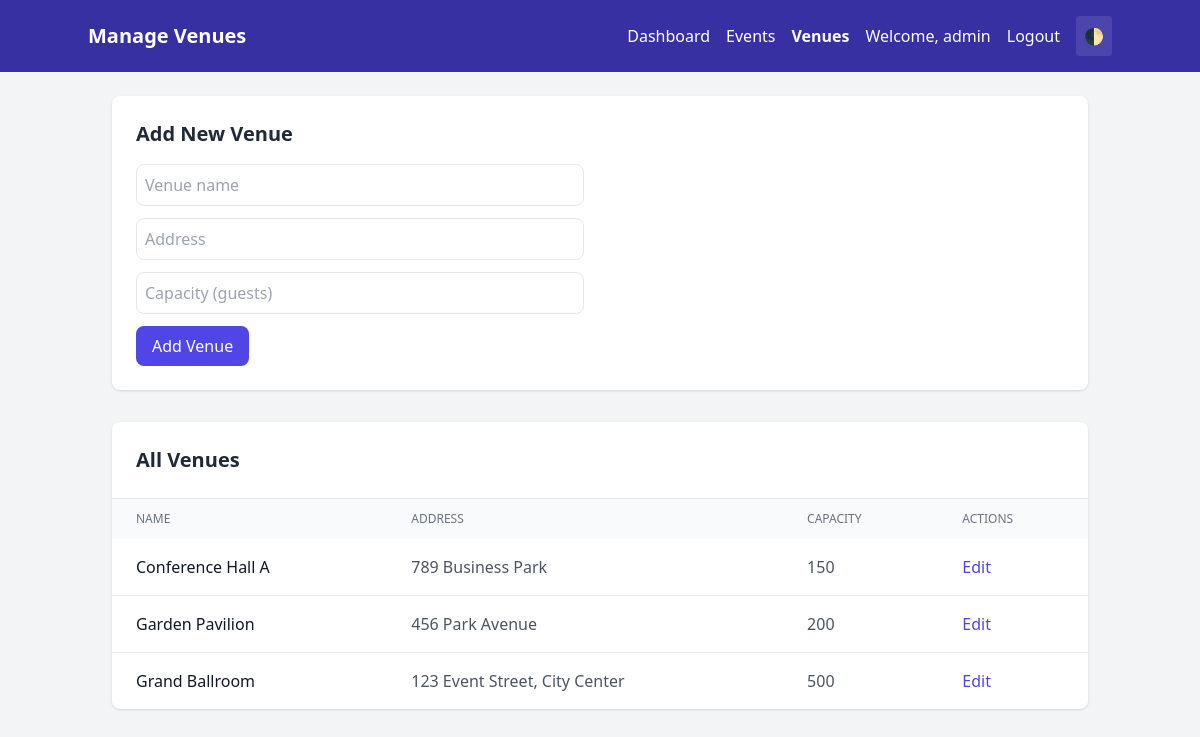
Screenshot of /admin/venues (signed in) with the database file from the repository.
### tables this page shows
CREATE TABLE venues(
            id INTEGER PRIMARY KEY AUTOINCREMENT,
            name TEXT NOT NULL,
            address TEXT NOT NULL,
            capacity INTEGER NOT NULL,
            created_at TIMESTAMP DEFAULT CURRENT_TIMESTAMP
        );

### app.py (the view, shortened to what this page needs)
@app.route("/admin/venues", methods=["GET", "POST"])
def admin_venues():
    if "admin" not in session:
        flash("Admin access required", "error")
        return redirect("/admin")
    conn = None
    try:
        conn = get_db()
        venues_list = conn.execute("SELECT * FROM venues ORDER BY name").fetchall()
        return render_template("admin_venues.html", venues=venues_list)
    finally:
        close_db_connection(conn)

### app.py (called while the page is built)
def get_db():
    conn = sqlite3.connect(Config.DATABASE, timeout=20.0)
    conn.row_factory = sqlite3.Row
    conn.execute('PRAGMA journal_mode=WAL;')
    return conn

def close_db_connection(conn):
    if conn:
        try:
            conn.close()
        except:
            pass

### templates/admin_venues.html (shortened to what this page needs)
<!DOCTYPE html>
<html lang="en">
<head>
    <script src="https://cdn.tailwindcss.com"></script>
</head>
<body class="bg-gray-100 dark:bg-gray-900 min-h-screen transition-colors">
<nav class="bg-indigo-800 dark:bg-indigo-900 text-white p-4">
    <div class="container mx-auto flex justify-between items-center">
        <h1 class="text-xl font-bold">Manage Venues</h1>
        <div class="space-x-4 flex items-center">
            <a href="/admin_dashboard" class="hover:underline">Dashboard</a>
            <a href="/admin/events" class="hover:underline">Events</a>
            <a href="/admin/venues" class="hover:underline font-semibold">Venues</a>
            <span>Welcome, {{ session.username }}</span>
            <a href="/logout" class="hover:underline">Logout</a>
            <button type="button" onclick="toggleDark()" class="p-2 rounded bg-white/10 hover:bg-white/20" title="Toggle dark mode">🌓</button>
        </div>
    </div>
</nav>
<div class="container mx-auto p-6">
    <div class="bg-white dark:bg-gray-800 rounded-lg shadow p-6 mb-8">
        <h2 class="text-xl font-semibold text-gray-800 dark:text-gray-100 mb-4">Add New Venue</h2>
        <form method="POST" class="space-y-3 max-w-md">
            <input name="name" placeholder="Venue name" required
                   class="w-full p-2 border dark:border-gray-600 rounded-lg bg-white dark:bg-gray-700 text-gray-900 dark:text-gray-100 focus:ring-2 focus:ring-indigo-500">
            <input name="address" placeholder="Address" required
                   class="w-full p-2 border dark:border-gray-600 rounded-lg bg-white dark:bg-gray-700 text-gray-900 dark:text-gray-100 focus:ring-2 focus:ring-indigo-500">
            <input name="capacity" type="number" placeholder="Capacity (guests)" min="1" required
                   class="w-full p-2 border dark:border-gray-600 rounded-lg bg-white dark:bg-gray-700 text-gray-900 dark:text-gray-100 focus:ring-2 focus:ring-indigo-500">
            <button type="submit" class="bg-indigo-600 hover:bg-indigo-700 text-white px-4 py-2 rounded-lg">Add Venue</button>
        </form>
    </div>
    <div class="bg-white dark:bg-gray-800 rounded-lg shadow overflow-hidden">
        <div class="p-6 border-b dark:border-gray-700">
            <h3 class="text-xl font-semibold text-gray-800 dark:text-gray-100">All Venues</h3>
        </div>
        <div class="overflow-x-auto">
            <table class="w-full">
                <thead class="bg-gray-50 dark:bg-gray-700">
                    <tr>
                        <th class="px-6 py-3 text-left text-xs font-medium text-gray-500 dark:text-gray-300 uppercase">Name</th>
                        <th class="px-6 py-3 text-left text-xs font-medium text-gray-500 dark:text-gray-300 uppercase">Address</th>
                        <th class="px-6 py-3 text-left text-xs font-medium text-gray-500 dark:text-gray-300 uppercase">Capacity</th>
                        <th class="px-6 py-3 text-left text-xs font-medium text-gray-500 dark:text-gray-300 uppercase">Actions</th>
                    </tr>
                </thead>
                <tbody class="divide-y divide-gray-200 dark:divide-gray-600">
                    {% for venue in venues %}
                    <tr class="dark:bg-gray-800">
                        <td class="px-6 py-4 text-gray-900 dark:text-gray-100">{{ venue.name }}</td>
                        <td class="px-6 py-4 text-gray-600 dark:text-gray-300">{{ venue.address }}</td>
                        <td class="px-6 py-4 text-gray-600 dark:text-gray-300">{{ venue.capacity }}</td>
                        <td class="px-6 py-4">
                            <a href="/admin/venues/{{ venue.id }}/edit" class="text-indigo-600 dark:text-indigo-400 hover:underline">Edit</a>
                        </td>
                    </tr>
                    {% endfor %}
                </tbody>
            </table>
        </div>
    </div>
</div>
</body>
</html>

### rows the page displays
venues: name "Conference Hall A", address "789 Business Park", capacity "150"
venues: name "Garden Pavilion", address "456 Park Avenue", capacity "200"
venues: name "Grand Ballroom", address "123 Event Street, City Center", capacity "500"

### other values shown
{{ session.username }} "admin"
